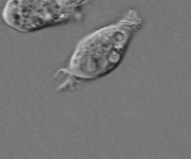
%> input picture Matlab_useful_code/cell.png, 191 x 159 px
$ octave cell_detection.m   (GNU Octave 9; MATLAB toolbox functions it lacks are replaced by stand-ins)
%> lines starting %> are read from the running program, lines starting %| are printed output that depends on the picture; in (x1, y1, x2, y2) boxes, pixels count from 0 and x2, y2 are one past the last pixel; in counts of white or black regions, pixels touching at a corner belong together; the program's own positions count from 1
I = imread('cell.png');
%> I is the input picture: size 159x191 uint8; min 28, max 212, mean 118.2
subplot (2,4,1); imshow(I), title('original image');
text(size(I,2),size(I,1)+15, ...
'Image courtesy of Alan Partin', ...
'FontSize',7,'HorizontalAlignment','right');
text(size(I,2),size(I,1)+25, ....
'Johns Hopkins University', ...
'FontSize',7,'HorizontalAlignment','right');
[~, threshold] = edge(I, 'sobel');
%> threshold = 0.0536
fudgeFactor = .5;
BWs = edge(I,'sobel', threshold * fudgeFactor);
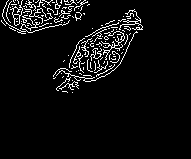
%> BWs: size 159x191 logical; 5.5% white in thin lines or dots, all inside (x1, y1, x2, y2) = (1, 0, 143, 93)
subplot(2,4,2);imshow(BWs), title('binary gradient mask');
se90 = strel('line', 3, 90);
se0 = strel('line', 3, 0);
BWsdil = imdilate(BWs, [se90 se0]);
%> BWsdil: size 159x191 logical; 18.6% white; 3 white regions (1 under 20 px), largest, box (x1, y1, x2, y2) and area: (52, 8, 144, 94) 3410, (0, 0, 91, 35) 2229
subplot(2,4,3);imshow(BWsdil), title('dilated gradient mask');
BWdfill = imfill(BWsdil, 'holes');
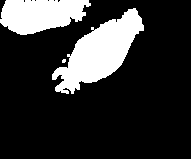
%> BWdfill: size 159x191 logical; 19.7% white; 3 white regions (1 under 20 px), largest, box (x1, y1, x2, y2) and area: (52, 8, 144, 94) 3615, (0, 0, 91, 35) 2355
subplot(2,4,4);imshow(BWdfill);
title('binary image with filled holes');
BWnobord = imclearborder(BWdfill, 4);
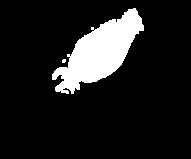
%> BWnobord: size 159x191 logical; 11.9% white; 2 white regions (1 under 20 px), largest, box (x1, y1, x2, y2) and area: (52, 8, 144, 94) 3615
subplot(2,4,5); imshow(BWnobord), title('cleared border image');
seD = strel('diamond',1);
BWfinal = imerode(BWnobord,seD);
%> BWfinal: size 159x191 logical; 10.9% white; 4 white regions (3 under 20 px), largest, box (x1, y1, x2, y2) and area: (53, 9, 143, 93) 3292
BWfinal = imerode(BWfinal,seD);
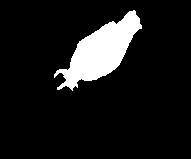
%> BWfinal: size 159x191 logical; 9.9% white; 1 white region, box (x1, y1, x2, y2) and area: (54, 10, 142, 91) 3012
subplot(2,4,6);imshow(BWfinal), title('segmented image');
BWoutline = bwperim(BWfinal);
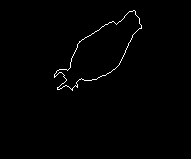
%> BWoutline: size 159x191 logical; 0.84% white in thin lines or dots, all inside (x1, y1, x2, y2) = (54, 10, 142, 91)
Segout = I;
Segout(BWoutline) = 255;
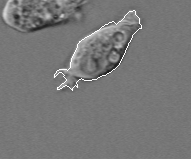
%> Segout: size 159x191 uint8; 0.84% of pixels changed, all inside (x1, y1, x2, y2) = (54, 10, 142, 91)
subplot(2,4,7); imshow(Segout), title('outlined original image');
%> after `title('outlined original image')`:
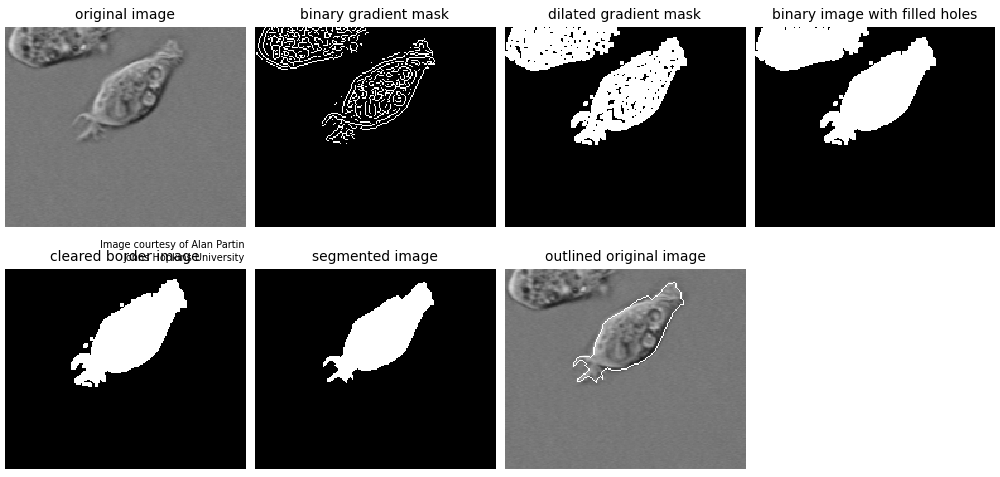
%> figure redrawn from the program's plot data, 7 panels
